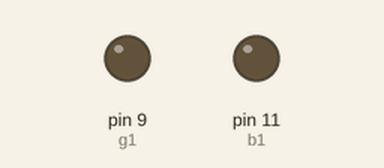
The sketch below on a simulated Arduino Uno, built with avr-gcc and run on an emulated ATmega328P. On the bench: output pins drawn as LEDs (lit = HIGH). Pins used as bus, display or sensor lines are not drawn.

Above: at 0.1 s.
At 7.1 s:
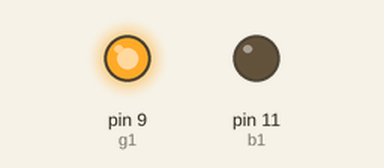
At 9.1 s:
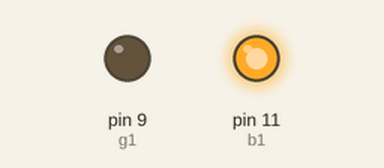
Timing chart, 0 to 11.5 s (numbered marks = the images above):
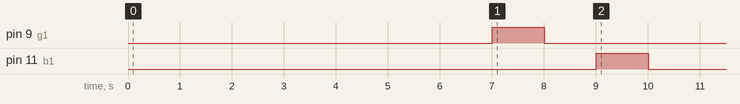

The sketch:

testRGB_and_mosfets3.ino
```cpp
#define r1 10
#define g1 9
#define b1 11
#define delTime 1000

void setup() {
  pinMode(r1,OUTPUT);
  pinMode(g1,OUTPUT);
  pinMode(b1,OUTPUT);
  digitalWrite(r1,0);
  digitalWrite(g1,0);
  digitalWrite(b1,0);
  delay(5000);

  TestBlink();
}

void loop(){

}

void TestBlink(){
  digitalWrite(r1,1);
  delay(delTime);
  digitalWrite(r1,0);
  delay(delTime);
  digitalWrite(g1,1);
  delay(delTime);
  digitalWrite(g1,0);
  delay(delTime);
  digitalWrite(b1,1);
  delay(delTime);
  digitalWrite(b1,0);
  delay(delTime);
}

void SmoothGlow(){
  }
```
